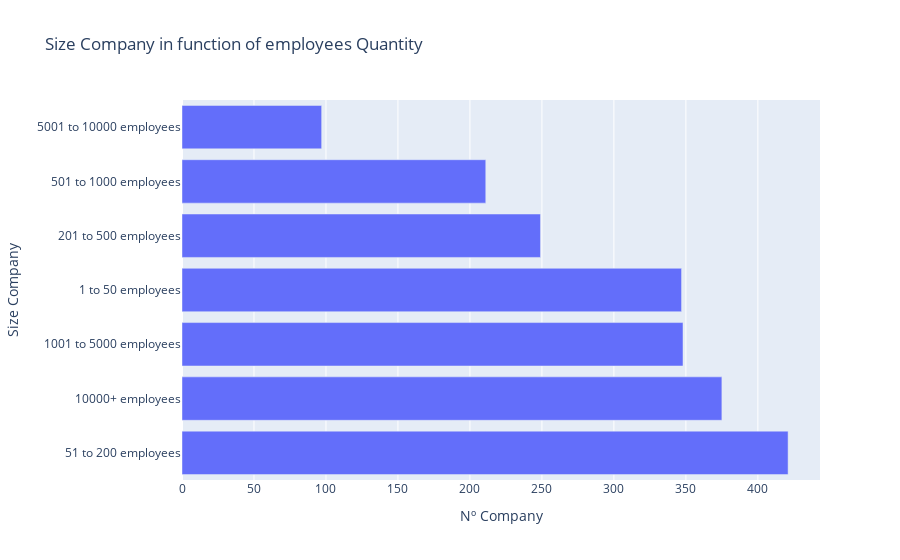

Write notebook code for a chart like this one.
### Code cell
# Finally, plot graphic barplot in horizontal for Size Company in function of employees Quantity:
# Use Plotly Express
chart1 = px.bar(df_employed, x = 'Nº Company', y = 'Size Company',
               title = 'Size Company in function of employees Quantity')
chart1.show()

### Figure 1 — Plotly figure (JSON) as saved in the notebook; plotly's stock layout.template omitted (floating-point values rounded to 4 significant figures)
{"data": [{"alignmentgroup": "True", "hovertemplate": "Nº Company=%{x}<br>Size Company=%{y}<extra></extra>", "legendgroup": "", "marker": {"color": "#636efa"}, "name": "", "offsetgroup": "", "orientation": "h", "showlegend": false, "textposition": "auto", "type": "bar", "x": [421, 375, 348, 347, 249, 211, 97], "xaxis": "x", "y": ["51 to 200 employees", "10000+ employees", "1001 to 5000 employees", "1 to 50 employees", "201 to 500 employees", "501 to 1000 employees", "5001 to 10000 employees"], "yaxis": "y"}], "layout": {"autosize": true, "barmode": "relative", "legend": {"tracegroupgap": 0}, "title": {"text": "Size Company in function of employees Quantity"}, "xaxis": {"anchor": "y", "autorange": true, "domain": [0, 1], "range": [0, 443.2], "title": {"text": "Nº Company"}, "type": "linear"}, "yaxis": {"anchor": "x", "autorange": true, "domain": [0, 1], "range": [-0.5, 6.5], "title": {"text": "Size Company"}, "type": "category"}}}
